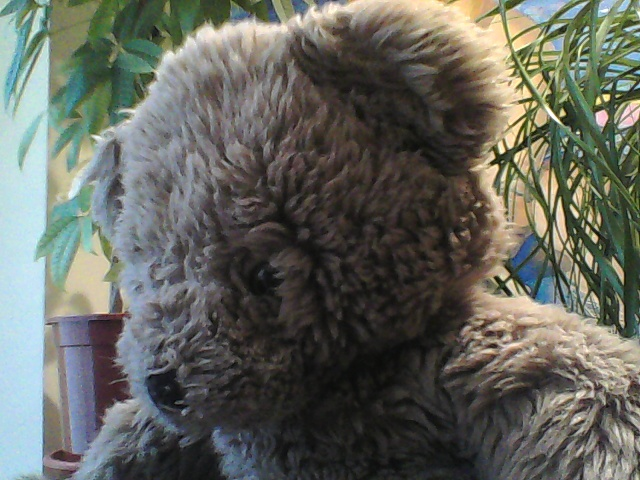
#> input picture Codigo/OpenCV/imagenes/secuencia_webcam/fotograma0.jpg, 640 x 480 px
$ python color_tracking_fotogramas_webcam.py
#> lines starting #> are read from the running program, lines starting #| are printed output that depends on the picture
import cv2
import numpy as np
from os import listdir
from math import ceil

matiz_objetivo = 0
rango = 5

color = (0, 255, 255)
grosor = 2

carpeta_emoticono = '../imagenes/secuencia_webcam/'
lista_emoticonos = []

for archivo in listdir(carpeta_emoticono):
    lista_emoticonos.append(cv2.imread(carpeta_emoticono+archivo))

numero_imagenes = len(lista_emoticonos)
#> numero_imagenes = 3
indice_emoticono = ceil(numero_imagenes/2)
#> indice_emoticono = 2

def selecciona_color(evento, x, y, flags, frame):
    global matiz_objetivo

    if evento == cv2.EVENT_LBUTTONDOWN:
        hsv = cv2.cvtColor(frame, cv2.COLOR_BGR2HSV)
        h, s, v = cv2.split(hsv)
        matiz_objetivo = h[y, x]

def selecciona_rango(valor):
    global rango
    rango = valor

def filtra_matiz(frame):
    frame_suavizado = cv2.blur(frame, (10, 10))
    hsv = cv2.cvtColor(frame_suavizado, cv2.COLOR_BGR2HSV)
    color_inferior = np.array([matiz_objetivo - rango,150,0])
    color_superior = np.array([matiz_objetivo + rango,255,255])
    mascara = cv2.inRange(hsv, color_inferior, color_superior)

    contornos, _ = cv2.findContours(mascara, cv2.RETR_LIST, cv2.CHAIN_APPROX_NONE)
    return contornos

cv2.namedWindow('webcam')
cv2.createTrackbar('Rango', 'webcam', 5, 30, selecciona_rango)

camara = cv2.VideoCapture(0)
if not camara.isOpened():
    print("No es posible abrir la cámara")
    exit()

ancho_frame = camara.get(cv2.CAP_PROP_FRAME_WIDTH)
ancho_zona = ancho_frame/numero_imagenes
#> ancho_zona = 128

while True:
    ret, frame = camara.read()
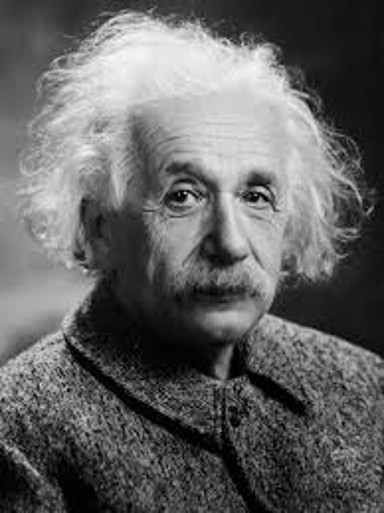
#> input picture Codigo/OpenCV/imagenes/Einstein.jpg, 384 x 513 px, given in place of the camera
#> frame is the input picture: shape (513, 384, 3); min 0, max 250, mean 99
    if not ret:
        print("No es posible obtener la imagen")
        break

    contornos = filtra_matiz(frame)
#> in filtra_matiz, `frame_suavizado = cv2.blur(frame, (10, 10))`:
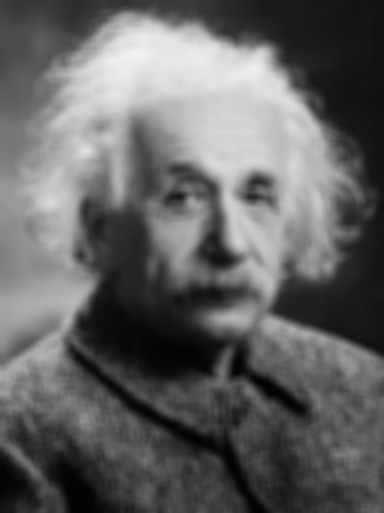
#> frame_suavizado: shape (513, 384, 3); min 2, max 242, mean 99
#> in filtra_matiz, `hsv = cv2.cvtColor(frame_suavizado, cv2.COLOR_BGR2HSV)`: hsv: shape (513, 384, 3); mean H, S, V 0, 0, 99
#> in filtra_matiz, `mascara = cv2.inRange(hsv, color_inferior, color_superior)`: mascara: shape (513, 384); every value is 0
#> in filtra_matiz, `contornos, _ = cv2.findContours(mascara, cv2.RETR_LIST, cv2.CHAIN_APPR..`: contornos = []
#> contornos = []
    if len(contornos) > 0:
        contorno_max = max(contornos, key = cv2.contourArea)

        (x, y), radio = cv2.minEnclosingCircle(contorno_max)
        centro = (int (x), int (y))
        radio = int (radio)
        cv2.circle (frame, centro, radio, color, grosor)

        indice_emoticono = numero_imagenes - ceil(x/ancho_zona)

    cv2.imshow('webcam', frame)
    cv2.imshow('Mascota', lista_emoticonos[indice_emoticono])
    cv2.setMouseCallback('webcam', selecciona_color, frame)

    if cv2.waitKey(1) == ord('q'):
#> (key q is pressed here)
        break

camara.release()
cv2.destroyAllWindows()
